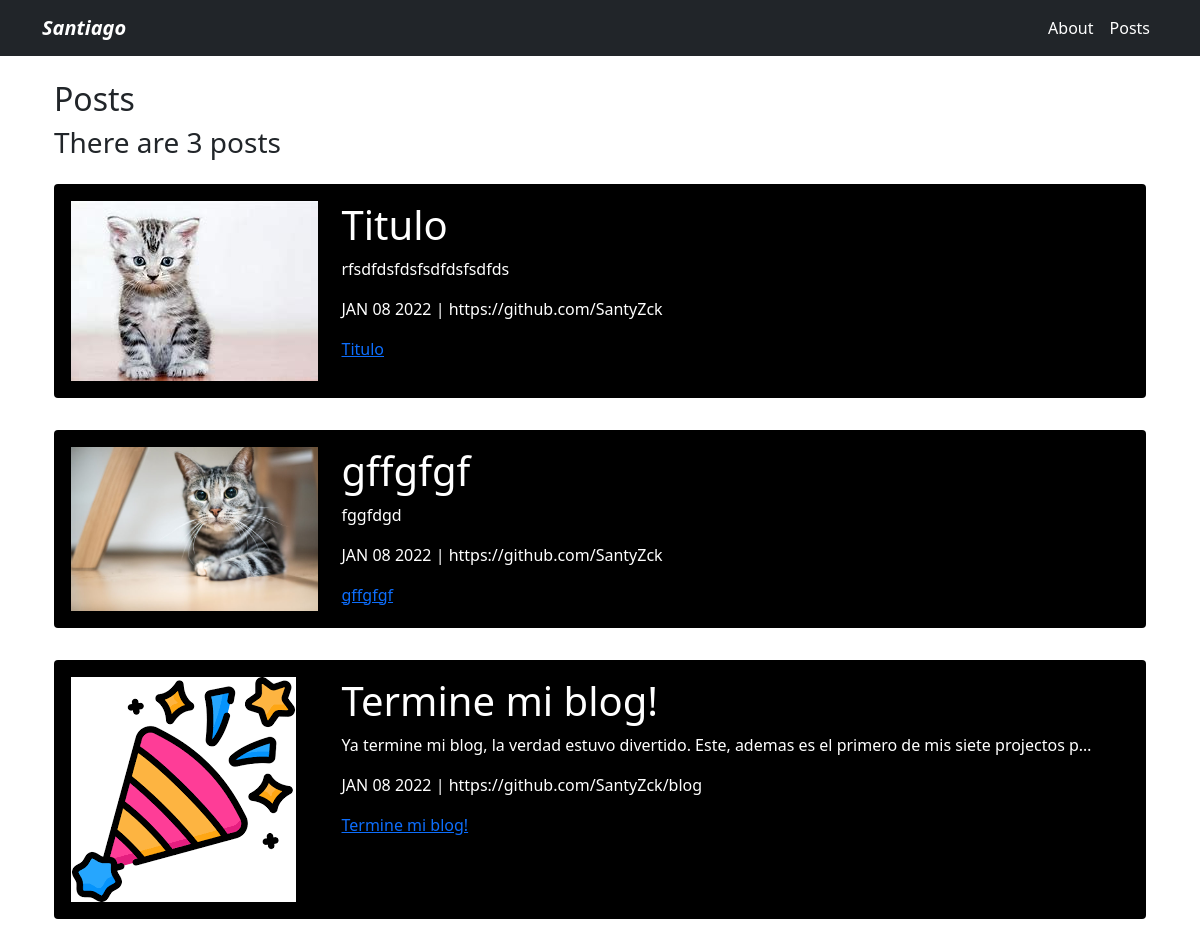
Screenshot of /blog/ with the database file from the repository.
### Blog/models.py (models this page shows)
class Post(models.Model):
	title = models.CharField(max_length=100)
	description = models.TextField()
	image = models.ImageField(upload_to='Blog/images')
	url = models.CharField(max_length=50)
	date = models.DateField(datetime.date.today)

### Blog/views.py (the view)
# urls.py: path('', views.render_post, name="post"),
def render_post(request):
	total_posts = Post.objects.count()
	posts = Post.objects.order_by('-date')
	return render(request, 'blog.html', {'posts': posts, 'total_posts': total_posts})

### Blog/templates/blog.html
{% extends 'layout.html' %}
{% block content %}
<h1 class="fs-2">Posts</h1>
<h3>There are {{total_posts}} post{{total_posts|pluralize}}</h3>
{%for post in posts%}
<div class="py-3" style="color: #fff">
	<div class="card card-body bg-black">
		<div class="row">
			<div class="col-3">
				<img  class="img-fluid" src="{{post.image.url}}" alt="{{post.title.url}}">
			</div>
			<div class="col-9">
				<h1>{{post.title}}</h1>
				<p>{{post.description|striptags|truncatechars:100}}</p>
				<p>{{post.date|date:'M d Y'|upper}} | {{post.url}}</p>
				<a href="{% url 'blog:post_detail' post.id %}">{{post.title}}</a>
			</div>
		</div>
	</div>
</div>
{%endfor%}
{% endblock %}

### app/templates/layout.html (shortened to what this page needs)
<!DOCTYPE html>
<html lang="en">
<head>
	<link href="https://cdn.jsdelivr.net/npm/bootstrap@5.1.3/dist/css/bootstrap.min.css" rel="stylesheet">
</head>
<body class="bg-ligth">
	<nav class="navbar navbar-expand-lg navbar-dark bg-dark">
  <div class="container">
    <a class="navbar-brand fw-bold fst-italic" href="#">Santiago</a>
    <div class="collapse navbar-collapse" id="navbarNav">
      <ul class="navbar-nav ms-auto">
        <li class="nav-item">
          <a class="nav-link active" aria-current="page" href="/about">About</a>
        </li>
        <li class="nav-item">
          <a class="nav-link active" href="/blog">Posts</a>
        </li>
      </ul>
    </div>
  </div>
</nav>
<div class="container p-4">
{% block content %}
{% endblock %}
</div>
</body>
</html>

### rows the page displays
Post: image (picture), title "Titulo", description "rfsdfdsfdsfsdfdsfsdfds", date "JAN 08 2022", url "https://github.com/SantyZck"
Post: image (picture), title "gffgfgf", description "fggfdgd", date "JAN 08 2022", url "https://github.com/SantyZck"
Post: image (picture), title "Termine mi blog!", description "Ya termine mi blog, la verdad estuvo divertido. Este, ademas es el primero de mis siete projectos p…", date "JAN 08 2022", url "https://github.com/SantyZck/blog"

### other values shown
{{ total_posts }} "3"
